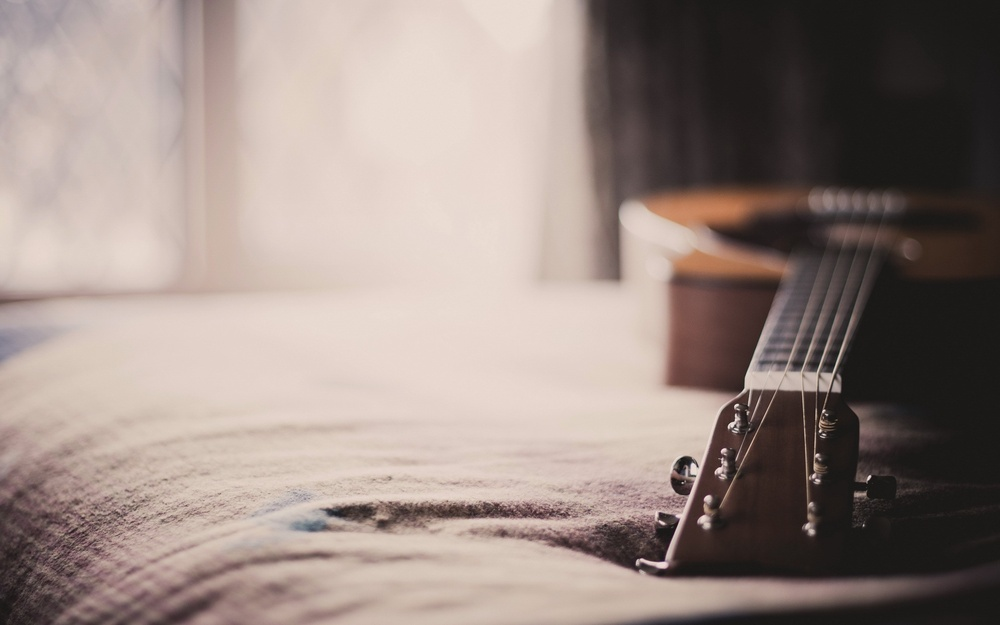
#> input picture opencv/guitar.jpg, 1000 x 625 px, shrunk from 2560 x 1600 before the run
$ python img.py
#> lines starting #> are read from the running program, lines starting #| are printed output that depends on the picture; after the words box and inside, x2 and y2 are one past the last pixel; in counts of white or black regions, pixels touching at a corner belong together
import cv2
import numpy as np
import random as rd
from math import floor
original = cv2.imread('guitar.jpg')
#> original is the input picture: shape (625, 1000, 3); mean B, G, R 130.9, 137.1, 152

cv2.imshow('hello world',original)


mod = original.copy()

for row in range(mod.shape[0]):
     temp=row*rd.random()+1
     for column in range(mod.shape[1]):
           if row%2==0 and column%temp==0:
              r=floor(rd.random()*255)
              g=floor(rd.random()*255)
              b=floor(rd.random()*255)
              mod[row,column]=(r,g,b)
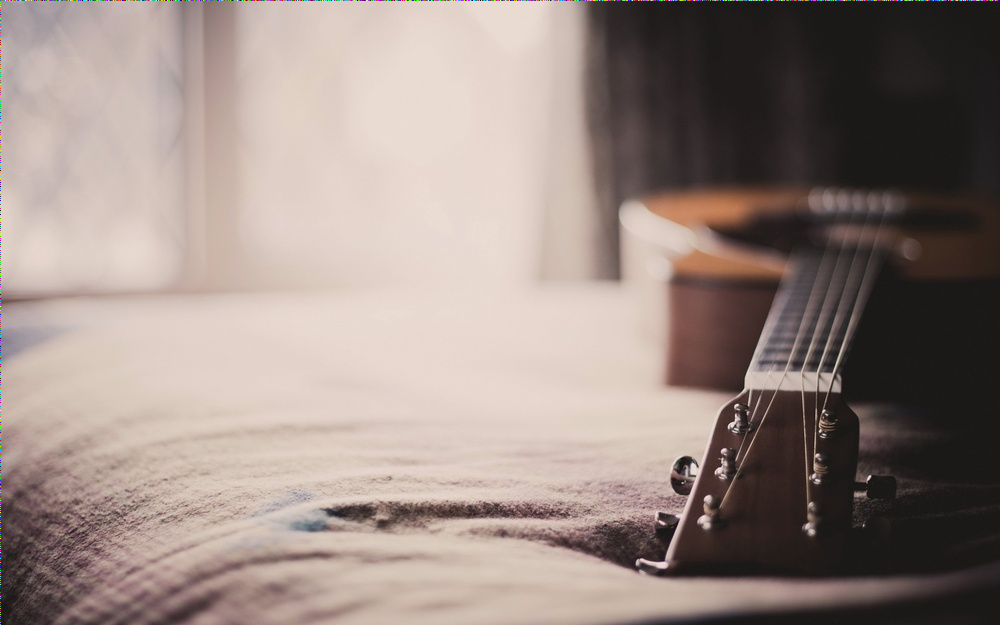
#> mod: shape (625, 1000, 3); 0.21% of pixels changed, all inside (x1, y1, x2, y2) = (0, 0, 1000, 625)

cv2.imshow('hello world',mod)
cv2.waitKey(0)
cv2.destroyAllWindows()
